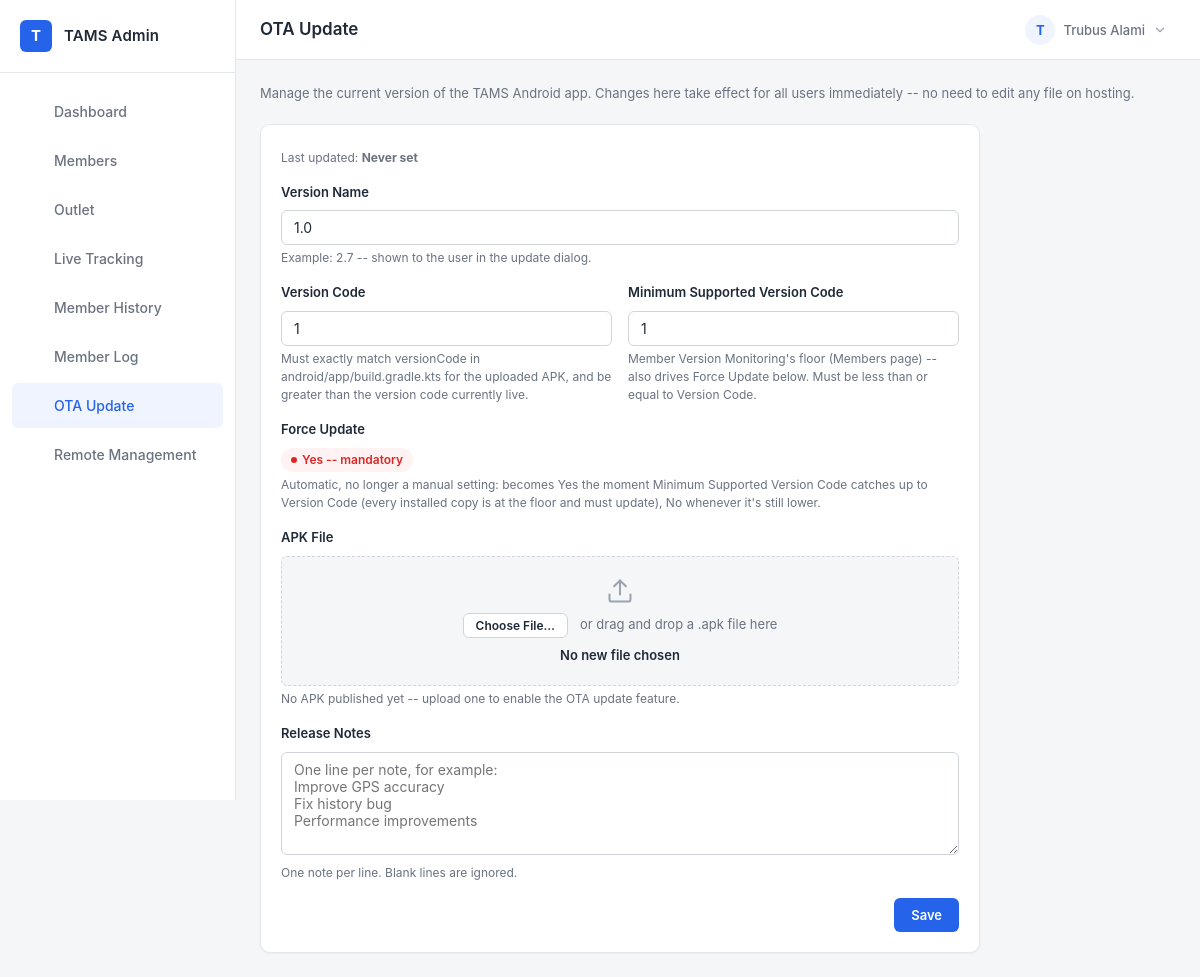
The app's page /pages/ota_update.php (signed in) with its own data.
### tables this page shows
CREATE TABLE IF NOT EXISTS `tams_ota_update` (
  `id` TINYINT UNSIGNED NOT NULL DEFAULT 1 PRIMARY KEY,
  `version_code` INT NOT NULL,
  `version_name` VARCHAR(20) NOT NULL,
   
   
   
   
   
   
  `min_supported_version_code` INT NOT NULL DEFAULT 1,
   
   
   
   
   
   
  `apk_url` VARCHAR(500) NOT NULL DEFAULT '',
  `release_notes` TEXT NOT NULL,
   
  `updated_at` DATETIME NULL DEFAULT NULL,
  CONSTRAINT `chk_ota_update_single_row` CHECK (`id` = 1)
);

### helpers/functions.php (called while the page is built, shortened)
<?php
function e(?string $value): string
{
    return htmlspecialchars($value ?? '', ENT_QUOTES, 'UTF-8');
}
function asset_version(string $relativePath): string
{
    $absolutePath = __DIR__ . '/../' . $relativePath;
    $mtime = @filemtime($absolutePath);
    return $mtime !== false ? ('?v=' . $mtime) : '';
}

### pages/ota_update.php (the view, shortened to what this page needs)
<?php
require __DIR__ . '/../config.php';
require __DIR__ . '/../helpers/functions.php';
$stmt = $pdo->query("SELECT version_code, min_supported_version_code, version_name, apk_url, release_notes, updated_at FROM tams_ota_update WHERE id = 1 LIMIT 1");
$version = $stmt->fetch() ?: [
    'version_code' => 0,
    'min_supported_version_code' => 1,
    'version_name' => '',
    'apk_url' => '',
    'release_notes' => '',
    'updated_at' => null,
];
$isForceUpdate = (int) $version['version_code'] > 0
    && (int) $version['min_supported_version_code'] >= (int) $version['version_code'];
$apkPath = __DIR__ . '/../download/TAMS.apk';
$apkExists = is_file($apkPath);
$apkSizeFormatted = null;
$pageTitle = 'OTA Update';
$activeMenu = 'ota_update';
require __DIR__ . '/../layouts/header.php';
?>
<div class="page-header">
    <p class="page-header__desc">Manage the current version of the TAMS Android app. Changes here take effect for all users immediately -- no need to edit any file on hosting.</p>
</div>
<div class="card" style="max-width: 720px;">
    <div class="card__body">
        <p class="form-hint" style="margin-bottom: 16px;">
            Last updated:
            <strong id="versionUpdatedAt"><?= $version['updated_at'] ? e(date('d M Y, H:i', strtotime($version['updated_at'])) . ' WIB') : 'Never set' ?></strong>
        </p>
        <form id="versionForm" novalidate enctype="multipart/form-data">
            <div class="form-group" id="groupVersionName">
                <label class="form-label" for="versionName">Version Name</label>
                <input type="text" class="form-control" id="versionName" name="version_name" maxlength="20" value="<?= e($version['version_name']) ?>" required>
                <div class="form-hint">Example: 2.7 -- shown to the user in the update dialog.</div>
            </div>
            <div class="form-row">
                <div class="form-group" id="groupVersionCode">
                    <label class="form-label" for="versionCode">Version Code</label>
                    <input type="number" class="form-control" id="versionCode" name="version_code" min="1" step="1" value="<?= (int) $version['version_code'] ?>" required>
                    <div class="form-hint">Must exactly match versionCode in android/app/build.gradle.kts for the uploaded APK, and be greater than the version code currently live.</div>
                </div>
                <div class="form-group" id="groupMinSupportedVersionCode">
                    <label class="form-label" for="minSupportedVersionCode">Minimum Supported Version Code</label>
                    <input type="number" class="form-control" id="minSupportedVersionCode" name="min_supported_version_code" min="1" step="1" value="<?= (int) $version['min_supported_version_code'] ?>" required>
                    <div class="form-hint">Member Version Monitoring's floor (Members page) -- also drives Force Update below. Must be less than or equal to Version Code.</div>
                </div>
            </div>
            <div class="form-group">
                <span class="form-label">Force Update</span>
                <div>
                    <span class="badge <?= $isForceUpdate ? 'badge--danger' : 'badge--success' ?>" id="forceUpdateBadge">
                        <?= $isForceUpdate ? 'Yes -- mandatory' : 'No -- optional' ?>
                    </span>
                </div>
                <div class="form-hint">Automatic, no longer a manual setting: becomes Yes the moment Minimum Supported Version Code catches up to Version Code (every installed copy is at the floor and must update), No whenever it's still lower.</div>
            </div>
            <div class="form-group" id="groupApk">
                <label class="form-label" for="apkFile">APK File</label>
                <div class="file-dropzone" id="apkDropzone">
                    <svg class="file-dropzone__icon" viewBox="0 0 24 24" width="28" height="28" fill="none" stroke="currentColor" stroke-width="1.75" stroke-linecap="round" stroke-linejoin="round"><path d="M21 15v4a2 2 0 0 1-2 2H5a2 2 0 0 1-2-2v-4"/><polyline points="17 8 12 3 7 8"/><line x1="12" y1="3" x2="12" y2="15"/></svg>
                    <div class="file-dropzone__prompt">
                        <button type="button" class="btn btn-secondary btn-sm" id="apkChooseBtn">Choose File&hellip;</button>
                        <span>or drag and drop a .apk file here</span>
                    </div>
                    <span class="file-dropzone__name" id="apkFileName">No new file chosen</span>
                </div>
                <div class="form-hint" id="apkCurrentInfo">
                    <?php if ($apkExists): ?>
                        Currently published: <a href="<?= e($version['apk_url']) ?>" id="apkCurrentLink" target="_blank" rel="noopener"><?= e($version['apk_url']) ?></a>
                        (<span id="apkCurrentSize"><?= e($apkSizeFormatted) ?></span>) -- choose a new file above to replace it.
                    <?php else: ?>
                        No APK published yet -- upload one to enable the OTA update feature.
                    <?php endif; ?>
                </div>
            </div>
            <div class="form-group" id="groupReleaseNotes">
                <label class="form-label" for="releaseNotes">Release Notes</label>
                <textarea class="form-control" id="releaseNotes" name="release_notes" rows="5" placeholder="One line per note, for example:&#10;Improve GPS accuracy&#10;Fix history bug&#10;Performance improvements"><?= e($version['release_notes']) ?></textarea>
                <div class="form-hint">One note per line. Blank lines are ignored.</div>
            </div>
            <div style="display: flex; justify-content: flex-end; margin-top: var(--space-2);">
                <button type="submit" class="btn btn-primary" id="versionSubmitBtn">Save</button>
            </div>
        </form>
    </div>
</div>
<?php require __DIR__ . '/../layouts/footer.php'; ?>

### layouts/header.php (shortened to what this page needs)
<?php
$activeMenu = $activeMenu ?? '';
$adminName = $_SESSION['admin_name'] ?? '';
$adminUsername = $_SESSION['admin_username'] ?? '';
$adminInitial = $adminName !== '' ? mb_strtoupper(mb_substr($adminName, 0, 1)) : '?';
?>
<!DOCTYPE html>
<html lang="en">
<head>
    <link rel="stylesheet" href="../assets/css/style.css<?= asset_version('assets/css/style.css') ?>">
</head>
<body>
    <div class="app-shell">
        <?php require __DIR__ . '/sidebar.php'; ?>
        <div class="main">
            <header class="topbar">
                <h1 class="topbar__title"><?= e($pageTitle) ?></h1>
                <div class="account-menu" id="accountMenu">
                    <button type="button" class="topbar__user" id="topbarUserBtn" data-name="<?= e($adminName) ?>" data-username="<?= e($adminUsername) ?>" title="Account menu" aria-haspopup="true" aria-expanded="false" aria-controls="accountMenuDropdown">
                        <span class="topbar__user-avatar"><?= e($adminInitial) ?></span>
                        <span class="topbar__user-name"><?= e($adminName) ?></span>
                        <svg class="topbar__user-chevron" viewBox="0 0 24 24" width="14" height="14" fill="none" stroke="currentColor" stroke-width="2" stroke-linecap="round" stroke-linejoin="round"><polyline points="6 9 12 15 18 9"/></svg>
                    </button>
                </div>
            </header>
            <main class="page">

### layouts/sidebar.php
<?php
$navItems = [
    'dashboard' => ['label' => 'Dashboard', 'href' => 'dashboard.php', 'icon' => 'grid'],
    'members' => ['label' => 'Members', 'href' => 'members.php', 'icon' => 'users'],
    'outlet' => ['label' => 'Outlet', 'href' => 'outlet.php', 'icon' => 'store'],
    'live_tracking' => ['label' => 'Live Tracking', 'href' => 'live_tracking.php', 'icon' => 'map-pin'],
    'history' => ['label' => 'Member History', 'href' => 'history.php', 'icon' => 'route'],
    'member_log' => ['label' => 'Member Log', 'href' => 'member_log.php', 'icon' => 'list'],
    'ota_update' => ['label' => 'OTA Update', 'href' => 'ota_update.php', 'icon' => 'smartphone'],
    'remote_management' => ['label' => 'Remote Management', 'href' => 'remote_management.php', 'icon' => 'sliders'],
];
$icons = [
    'grid' => '<rect x="3" y="3" width="7" height="7" rx="1.5"/><rect x="14" y="3" width="7" height="7" rx="1.5"/><rect x="3" y="14" width="7" height="7" rx="1.5"/><rect x="14" y="14" width="7" height="7" rx="1.5"/>',
    'users' => '<path d="M16 21v-2a4 4 0 0 0-4-4H6a4 4 0 0 0-4 4v2"/><circle cx="9" cy="7" r="4"/><path d="M22 21v-2a4 4 0 0 0-3-3.87"/><path d="M16 3.13a4 4 0 0 1 0 7.75"/>',
    'map-pin' => '<path d="M21 10c0 7-9 13-9 13s-9-6-9-13a9 9 0 0 1 18 0z"/><circle cx="12" cy="10" r="3"/>',
    'store' => '<path d="M6 2L3 6v14a2 2 0 0 0 2 2h14a2 2 0 0 0 2-2V6l-3-4z"/><line x1="3" y1="6" x2="21" y2="6"/><path d="M16 10a4 4 0 0 1-8 0"/>',
    'route' => '<circle cx="6" cy="19" r="2.5"/><circle cx="18" cy="5" r="2.5"/><path d="M8.5 19H15a3 3 0 0 0 3-3v-1a3 3 0 0 0-3-3H9a3 3 0 0 1-3-3v-1a3 3 0 0 1 3-3h6.5"/>',
    'smartphone' => '<rect x="5" y="2" width="14" height="20" rx="2"/><line x1="12" y1="18" x2="12.01" y2="18"/>',
    'sliders' => '<line x1="4" y1="21" x2="4" y2="14"/><line x1="4" y1="10" x2="4" y2="3"/><line x1="12" y1="21" x2="12" y2="12"/><line x1="12" y1="8" x2="12" y2="3"/><line x1="20" y1="21" x2="20" y2="16"/><line x1="20" y1="12" x2="20" y2="3"/><line x1="1" y1="14" x2="7" y2="14"/><line x1="9" y1="8" x2="15" y2="8"/><line x1="17" y1="16" x2="23" y2="16"/>',
    'list' => '<line x1="8" y1="6" x2="21" y2="6"/><line x1="8" y1="12" x2="21" y2="12"/><line x1="8" y1="18" x2="21" y2="18"/><line x1="3" y1="6" x2="3.01" y2="6"/><line x1="3" y1="12" x2="3.01" y2="12"/><line x1="3" y1="18" x2="3.01" y2="18"/>',
];
?>
<aside class="sidebar" id="sidebar">
    <div class="sidebar__brand">
        <span class="sidebar__brand-mark">T</span>
        <span class="sidebar__brand-name">TAMS Admin</span>
    </div>
    <nav class="sidebar__nav">
        <?php foreach ($navItems as $key => $item): ?>
            <a href="<?= e($item['href']) ?>" class="sidebar__link<?= $activeMenu === $key ? ' sidebar__link--active' : '' ?>">
                <svg class="sidebar__icon" viewBox="0 0 24 24" width="18" height="18" fill="none" stroke="currentColor" stroke-width="2" stroke-linecap="round" stroke-linejoin="round"><?= $icons[$item['icon']] ?></svg>
                <span><?= e($item['label']) ?></span>
            </a>
        <?php endforeach; ?>
    </nav>
</aside>

### layouts/footer.php (shortened to what this page needs)
            </main>
        </div>
    </div>
</body>
</html>

### records on screen
tams_ota_update: version_name "1.0", version_code "1", min_supported_version_code "1"

### other values on screen
$item['label'] "Dashboard"
$item['label'] "Members"
$item['label'] "Outlet"
$item['label'] "Live Tracking"
$item['label'] "Member History"
$item['label'] "Member Log"
$item['label'] "OTA Update"
$item['label'] "Remote Management"
$pageTitle "OTA Update"
$adminInitial "T"
$adminName "Trubus Alami"
